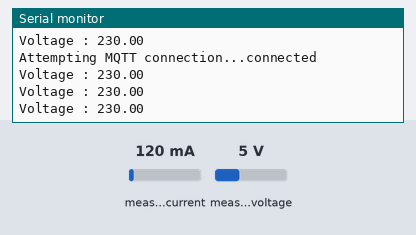
This sketch was run on a simulated ESP32. Shown: the last lines printed to the serial monitor. The inputs (shaded band) are chosen by the test bench; at power-on: measured voltage 5 V, measured current 120 mA. WiFi joins after 1.5 s; servers stay silent unless stated; random numbers use the default seed unless the sketch sets one; no MQTT or app messages arrive unless stated.

Above: at 2.8 s.
2.9 s: measured voltage set to 0.3 V
At 5.36 s:
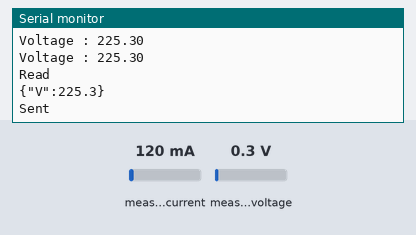
5.9 s: measured voltage set to 3.8 V
At 6.11 s:
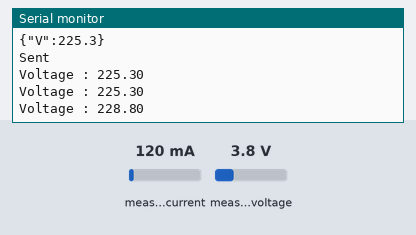
Timing chart, 0 to 8.9 s (numbered marks = the images above; inputs shaded):
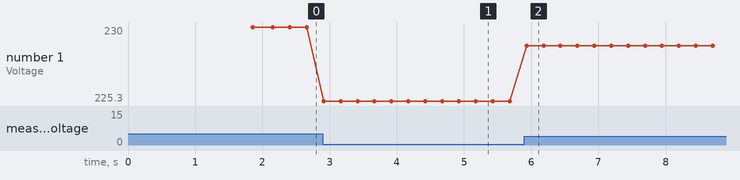

The sketch:

Voltage_Sensor.ino
```cpp
#include <ArduinoJson.h>
#include <ArduinoJson.hpp>
#include <WiFi.h>
#include <PubSubClient.h>
#include <Wire.h>

#include "EmonLib.h"             // Include Emon Library
#define VOLT_CAL 125
EnergyMonitor emon1;             // Create an instance


const char* ssid = "K5000A23";
const char* password = "12345678";
const char* mqtt_server = "192.168.225.245";

WiFiClient espClient;
PubSubClient client(espClient);
unsigned long lastMsg = 0;
#define MSG_BUFFER_SIZE	(50)
char msg[MSG_BUFFER_SIZE];
int value = 0;

void setup_wifi() {

  delay(100);
  // We start by connecting to a WiFi network
  Serial.println();
  Serial.print("Connecting to ");
  Serial.println(ssid);

  WiFi.mode(WIFI_STA);
  WiFi.begin(ssid, password);

  while (WiFi.status() != WL_CONNECTED) {
    delay(500);
    Serial.print(".");
  }

  randomSeed(micros());

  Serial.println("");
  Serial.println("WiFi connected");
  Serial.println("IP address: ");
  Serial.println(WiFi.localIP());
}

void callback(char* topic, byte* payload, unsigned int length) {

}

void reconnect() {
  // Loop until we're reconnected
  while (!client.connected()) {
    Serial.print("Attempting MQTT connection...");
    // Create a random client ID
    String clientId = "ESP32Client-";
    clientId += String(random(0xffff), HEX);
    // Attempt to connect
    if (client.connect(clientId.c_str())) {
      Serial.println("connected");
      // Once connected, publish an announcement...
      client.publish("outTopic", "hello world");
      // ... and resubscribe
      client.subscribe("inTopic");
    } else {
      Serial.print("failed, rc=");
      Serial.print(client.state());
      Serial.println(" try again in 5 seconds");
      // Wait 5 seconds before retrying
      delay(5000);
    }
  }
}

void setup() {
  Serial.begin(115200);


  // Set up oversampling and filter initialization
  emon1.voltage(35, VOLT_CAL, 1.7);  // Voltage: input pin, calibration, phase_shift

  setup_wifi();
  client.setServer(mqtt_server, 1883);
  client.setCallback(callback);
}

void Voltage_Measurement()
{
 emon1.calcVI(25,1000);         // Calculate all. No.of half wavelengths (crossings), time-out

  float supplyVoltage   = emon1.Vrms;             //extract Vrms into Variable
  if(supplyVoltage >= 100)
  {
 Serial.print("Voltage : ");
 Serial.println(supplyVoltage);
  }
  else
 {
   Serial.println("Power OFF");
  }


}

void loop() {
Voltage_Measurement();
float supplyVoltage   = emon1.Vrms;
  if (!client.connected()) {
    reconnect();
  }
  client.loop();
  StaticJsonDocument<32> doc;
  char output[55];

  long now = millis();
  if (now - lastMsg > 5000) {
    lastMsg = now;
    float Volts = supplyVoltage;

    doc["V"] = Volts;
    Serial.println("Read");

    serializeJson(doc, output);
    Serial.println(output);
    client.publish("/home/sensors", output);
    Serial.println("Sent");
  }

}
```

Measured:
- after the input at 2.9 s, the serial monitor: prints a new line at once (image 1)
- after the input at 5.9 s, the serial monitor: prints a new line at once (image 2)
- plotted number 1: 230 → 225.3 after the input at 2.9 s, 225.3 → 228.8 after the input at 5.9 s
